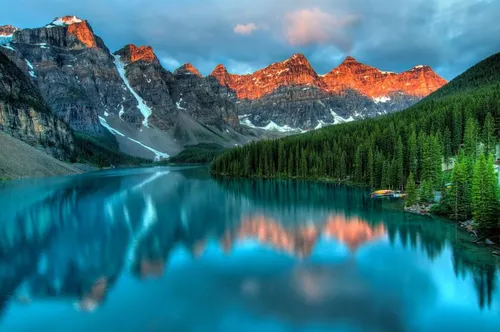
#> input picture imagens/LagoTeste.jpg, 500 x 332 px, found by its file name
$ python escalaCinza.py
#> lines starting #> are read from the running program, lines starting #| are printed output that depends on the picture
from PIL import Image

img = Image.open('imagens/LagoTeste.jpg') # caminho da imagem
#> img is the input picture: PIL image 500x332 RGB; mean R, G, B 54.1, 111, 121.9

width, height = img.size # obter largura e altura da imagem
#> width = 500; height = 332

imgCinza = Image.new('L', (width, height))
#> imgCinza: PIL image 500x332 L; every value is 0

# percorrer cada pixel da imagem
for y in range(height):
    for x in range(width):
        r, g, b = img.getpixel((x, y))

        luminance = int(0.299 * r + 0.587 * g + 0.114 * b) # fórmula da luminância

        imgCinza.putpixel((x, y), luminance)
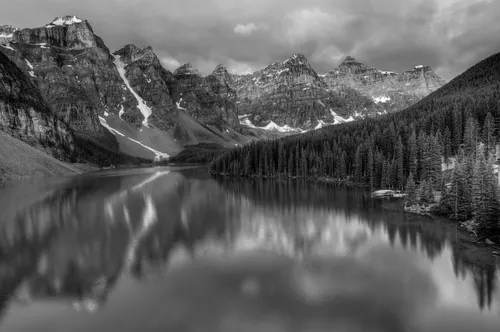
#> imgCinza: PIL image 500x332 L; min 0, max 255, mean 94.7

imgCinza.save('imagens/LagoTesteCinza.jpg')
